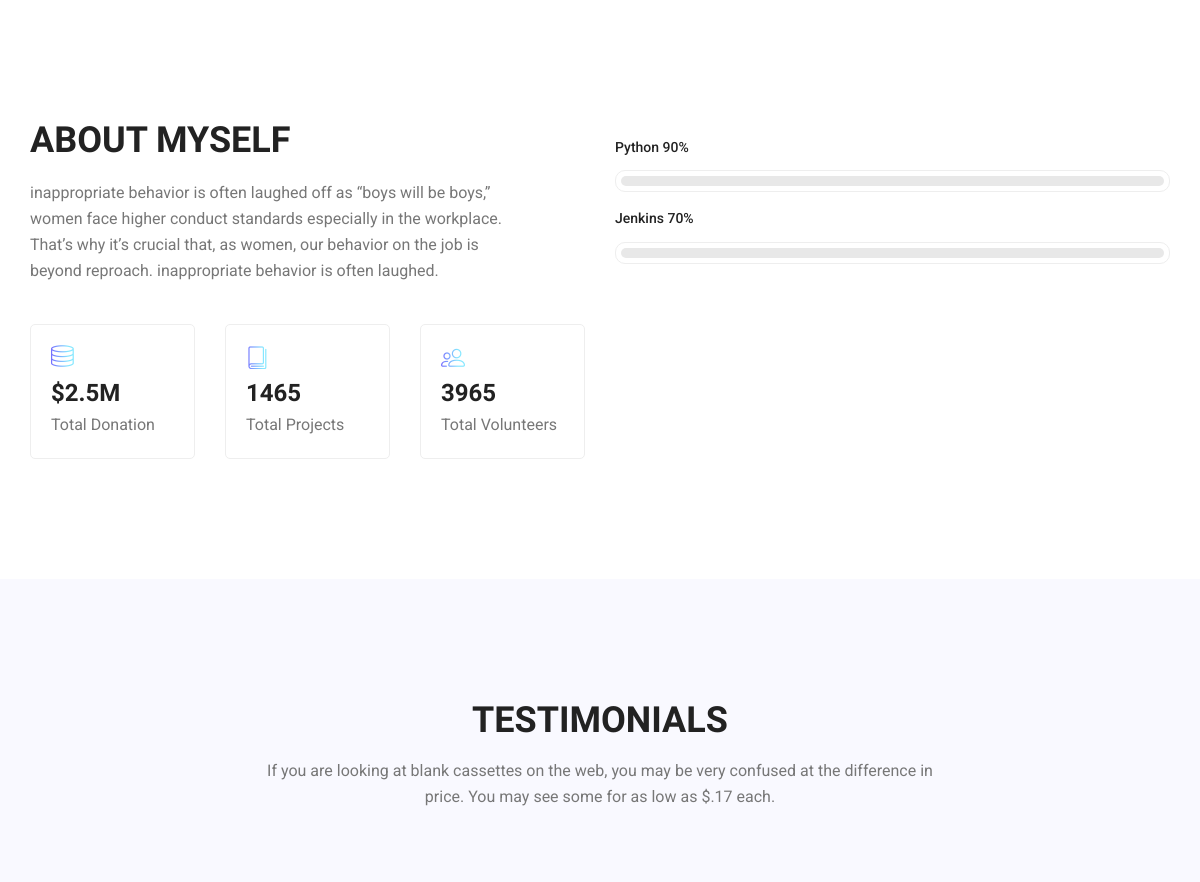
The app's page /about (middle part), older data.
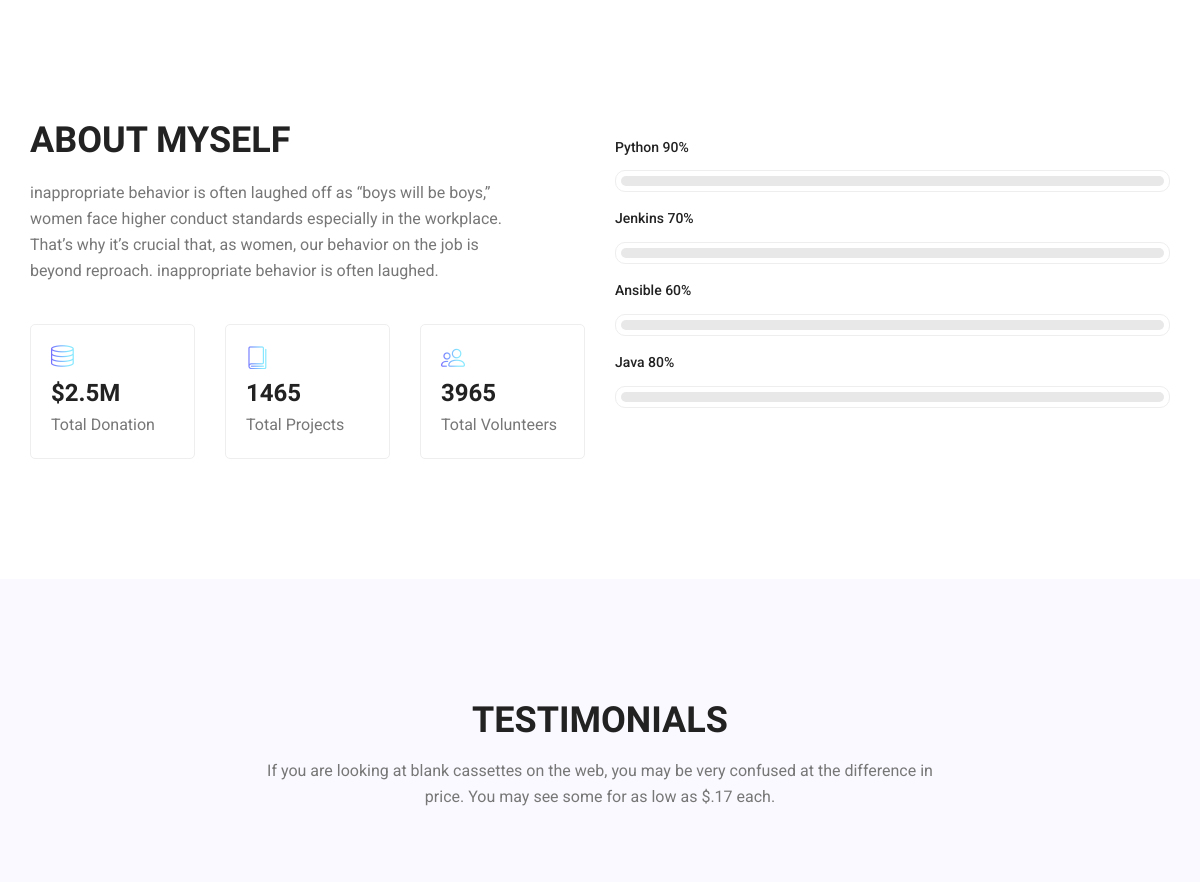
The same page, newer data.
### core/models.py (models this page shows, shortened)
class AbstractModel(models.Model):
    updated_date=models.DateTimeField(
        blank=True,
        auto_now=True,
        verbose_name='update_date',
    )
    created_date=models.DateTimeField(
        blank=True,
        auto_now_add=True,
        verbose_name='created_date'
    )
    class Meta:
        abstract = True

class Skill(AbstractModel):
    order = models.IntegerField(
        default=0,
        verbose_name='Order',
    )
    name = models.CharField(
        default='',
        max_length=254,
        blank=True,
        verbose_name='name',
    )
    percentage= models.IntegerField(
        default=50,
        verbose_name='Percentage',
        validators=[MinValueValidator(0), MaxValueValidator(100)],
    )
    class Meta:
        verbose_name = "Skill"
        verbose_name_plural = "Skill"
        ordering = ('order',)

### core/views.py (the view)
# urls.py: path('about',about,name='about'),
def about(request):
    site_title = General_Settings.objects.get(name='site_title').parameter
    site_keywords = General_Settings.objects.get(name='site_keywords').parameter
    site_description = General_Settings.objects.get(name='site_description').parameter
    home_banner_name = General_Settings.objects.get(name='home_banner_name').parameter
    home_banner_title = General_Settings.objects.get(name='home_banner_title').parameter
    home_banner_description = General_Settings.objects.get(name= 'home_banner_description').parameter
    about_myself_welcome = General_Settings.objects.get(name='about_myself_welcome').parameter
    about_myself_footer = General_Settings.objects.get(name='about_myself_footer').parameter
    profile_photo = ImageSettings.objects.get(name='profile_photo').file
    skills = Skill.objects.all().order_by('order')
    context = {
        'site_title': site_title,
        'site_keywords':site_keywords,
        'site_description': site_description,
        'home_banner_name':home_banner_name,
        'home_banner_title':home_banner_title,
        'home_banner_description':home_banner_description,
        'about_myself_welcome': about_myself_welcome,
        'about_myself_footer':about_myself_footer,
        'profile_photo':profile_photo,
        'skills': skills,
    }
    return render(request,'about.html',context=context)

### templates/about.html (shortened to what this page needs)
{% extends 'layout.html'%}
{% load static %}
		{% block content %}
        <section class="welcome_area p_120">
        	<div class="container">
        		<div class="row welcome_inner">
        			<div class="col-lg-6">
        				<div class="welcome_text">
        					<h4>About Myself</h4>
        					<p>inappropriate behavior is often laughed off as “boys will be boys,” women face higher conduct standards especially in the workplace. That’s why it’s crucial that, as women, our behavior on the job is beyond reproach. inappropriate behavior is often laughed.</p>
        					<div class="row">
        						<div class="col-md-4">
        							<div class="wel_item">
        								<i class="lnr lnr-database"></i>
        								<h4>$2.5M</h4>
        								<p>Total Donation</p>
        							</div>
        						</div>
        						<div class="col-md-4">
        							<div class="wel_item">
        								<i class="lnr lnr-book"></i>
        								<h4>1465</h4>
        								<p>Total Projects</p>
        							</div>
        						</div>
        						<div class="col-md-4">
        							<div class="wel_item">
        								<i class="lnr lnr-users"></i>
        								<h4>3965</h4>
        								<p>Total Volunteers</p>
        							</div>
        						</div>
        					</div>
        				</div>
        			</div>
        			<div class="col-lg-6">
        				<div class="tools_expert">
        					<div class="skill_main">
								{% for skill in skills %}
								<div class="skill_item">
									<h4>{{ skill.name }} <span class="counter">{{ skill.percentage }}</span>%</h4>
									<div class="progress_br">
										<div class="progress">
										</div>
									</div>
								</div>
								{% endfor %}
								</div>
							</div>
        				</div>
        			</div>
        		</div>
        </section>
        <section class="testimonials_area p_120">
        	<div class="container">
        		<div class="main_title">
        			<h2>Testimonials</h2>
        			<p>If you are looking at blank cassettes on the web, you may be very confused at the difference in price. You may see some for as low as $.17 each.</p>
        		</div>
        	</div>
        </section>
{% endblock %}

Row changes from the older to the newer data that the page shows:
added Skill: name "Ansible", percentage "60"
added Skill: name "Java", percentage "80"
